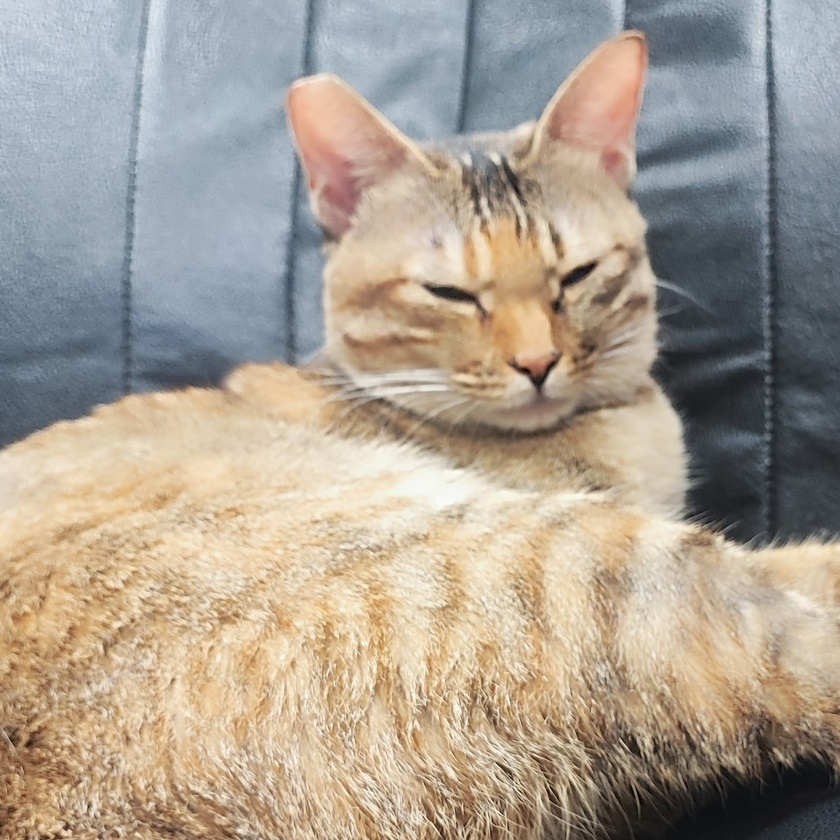
#> input picture Code/Resources/Data/LAB_CAT2.jpg, 840 x 840 px, shrunk from 1763 x 1763 before the run, found by its file name
$ jupyter execute binary.ipynb
#> lines starting #> are read from the running program, lines starting #| are printed output that depends on the picture
### Code/helpyer_function.py
import subprocess
import sys

def import_or_install(module_name):
    try:
        # 嘗試導入模組
        __import__(module_name)
    except ImportError:
        # 如果模組不存在，則安裝它
        subprocess.check_call([sys.executable, "-m", "pip", "install", module_name])

# 測試範例

### Code/Notebooks/try/binary.ipynb
[cell 1]
import helpyer_function as hp

hp.import_or_install("scipy")
hp.import_or_install("numpy")
hp.import_or_install("matplotlib")

[cell 2]
import numpy as np
import matplotlib.pyplot as plt

# 創建隨機的8x8陣列，值在0到255之間
array = np.random.randint(0, 255, size=(8, 8))

# 顯示原始陣列
print("Original Array:")
print(array)

# 創建一個8x8x8的陣列來存儲每個位元平面
bit_planes = np.zeros((8, 8, 8), dtype=np.uint8)

# 分離每個位元平面
for bit in range(8):
    bit_planes[:, :, bit] = (array >> bit) & 1

# 顯示原始陣列和位元平面
fig, axes = plt.subplots(1, 9, figsize=(20, 5))
axes[0].imshow(array, cmap='gray')
axes[0].set_title('Original')
axes[0].axis('off')

for bit in range(8):
    axes[bit+1].imshow(bit_planes[:, :, bit], cmap='gray')
    axes[bit+1].set_title(f'Bit Plane {bit}')
    axes[bit+1].axis('off')

plt.show()
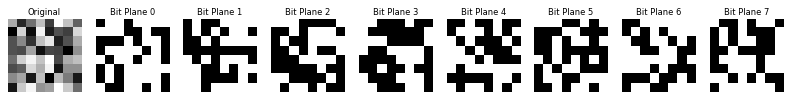
#> figure drawn by matplotlib, 9 panels

[cell 3]
import numpy as np
import matplotlib.pyplot as plt
from PIL import Image

def bit_plane_slicing(image_array):
    """
    分離圖像的每個位元平面

    :param image_array: numpy array, 任意大小的圖像數組，值在0到255之間
    :return: 分離出的位元平面陣列
    """
    if image_array.dtype != np.uint8:
        raise ValueError("The input image array must be of type np.uint8")

    height, width = image_array.shape
    bit_planes = np.zeros((height, width, 8), dtype=np.uint8)

    # 分離每個位元平面
    for bit in range(8):
        bit_planes[:, :, bit] = (image_array >> bit) & 1

    return bit_planes

def display_bit_planes(original_image, bit_planes):
    """
    顯示原始圖像和位元平面

    :param original_image: numpy array, 原始圖像
    :param bit_planes: numpy array, 分離出的位元平面
    """
    fig, axes = plt.subplots(1, 9, figsize=(20, 5))
    axes[0].imshow(original_image, cmap='gray')
    axes[0].set_title('Original')
    axes[0].axis('off')

    for bit in range(8):
        axes[bit+1].imshow(bit_planes[:, :, bit], cmap='gray')
        axes[bit+1].set_title(f'Bit Plane {bit}')
        axes[bit+1].axis('off')

    plt.show()

def img_read_array(image_path, turn_to_gray=False):
    # 讀取圖像
#> called with turn_to_gray = True
    img = Image.open(image_path)
#> img is the input picture: PIL image 840x840 RGB; mean R, G, B 170.6, 160, 146.5

    # 如果需要轉換為灰階
    if turn_to_gray:
        img = img.convert('L')
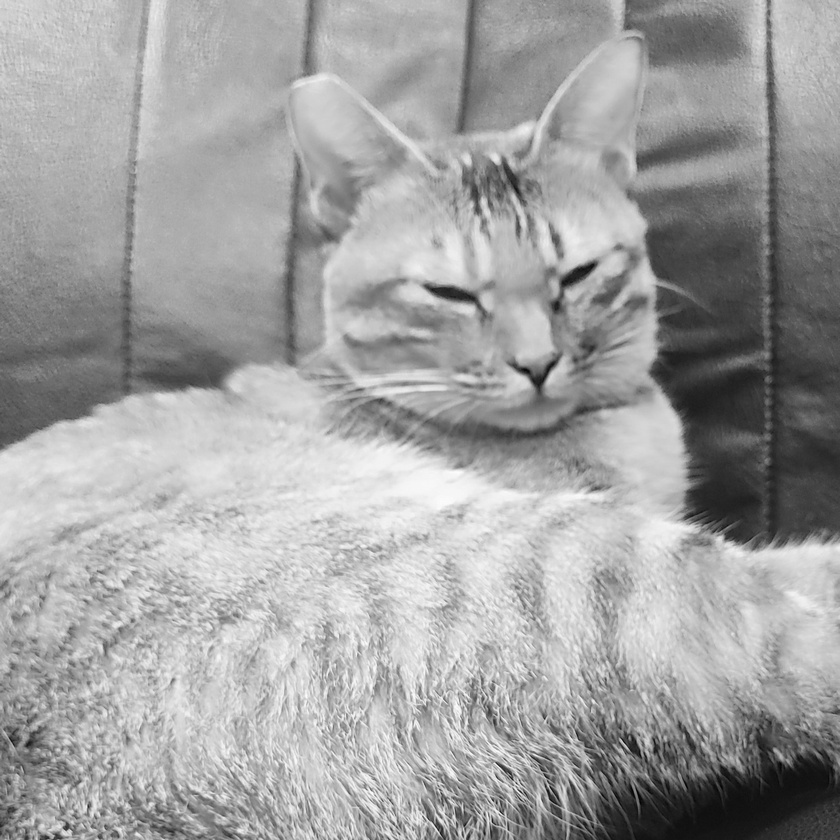
#> img: PIL image 840x840 L; min 1, max 253, mean 161.6

    # 將圖像轉換為 NumPy 數組
    img_array = np.array(img)

    return img_array

# 測試方法
if __name__ == "__main__":
    # 創建一個隨機的圖像陣列
    image_path = r'F:\Code\Digtal-Image-Processing\LAB_CAT2.jpg'
    image_array = img_read_array(image_path, turn_to_gray=True)
    # image_array = np.random.randint(0, 255, size=(8, 8), dtype=np.uint8)

    # 分離位元平面
    bit_planes = bit_plane_slicing(image_array)

    # 顯示結果
    display_bit_planes(image_array, bit_planes)
#> in display_bit_planes, `plt.show()`:
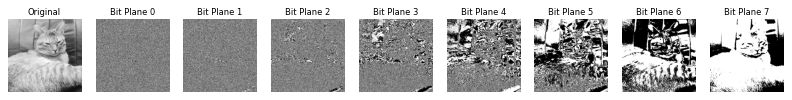
#> figure drawn by matplotlib, 9 panels

$ run again, with Code/Resources/Data/curl_road.jpg copied over Code/Resources/Data/LAB_CAT2.jpg
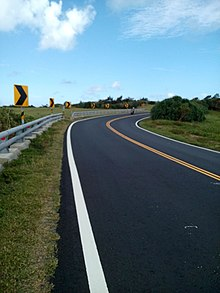
#> input picture Code/Resources/Data/curl_road.jpg, 220 x 293 px, found by its file name
#> in img_read_array, img is the input picture: PIL image 220x293 RGB; mean R, G, B 92.8, 116.1, 122.8
#> in img_read_array, `img = img.convert('L')`:
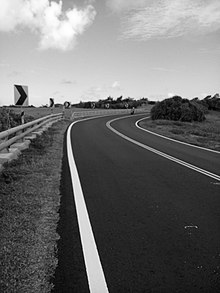
#> img: PIL image 220x293 L; min 1, max 255, mean 109.9
